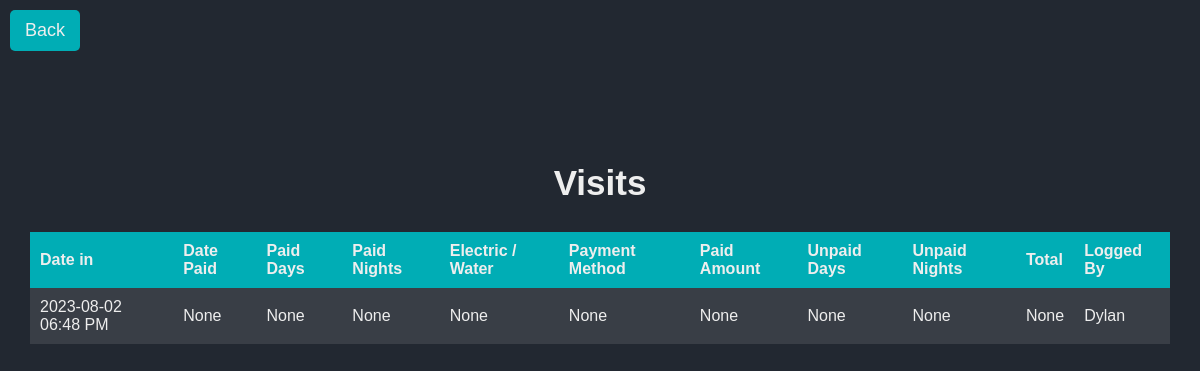
Page /visits?id=1 (signed in) on the committed database.
### website/models.py (models this page shows)
class Visit(db.Model):
    id = db.Column(db.Integer, primary_key=True)
    logged_by = db.Column(db.Integer, db.ForeignKey('user.id'))
    date_in = db.Column(db.String(150))
    date_paid = db.Column(db.String(150))
    paid_amount = db.Column(db.Float)
    paid_days = db.Column(db.Integer)
    paid_nights = db.Column(db.Integer)
    paid_enw = db.Column(db.Boolean)
    paid_with = db.Column(db.String(150))
    unpaid_days = db.Column(db.Integer)
    unpaid_nights = db.Column(db.Integer)
    total = db.Column(db.Float)
    boat_id = db.Column(db.Integer, db.ForeignKey('boat.id'))

class User(db.Model, UserMixin):
    id = db.Column(db.Integer, primary_key=True)
    email = db.Column(db.String(150), unique=True)
    password = db.Column(db.String(150))
    first_name = db.Column(db.String(150))
    logs = db.relationship('Visit')

### website/views.py (the view)
@views.route('/visits')
@login_required
def visits():
    form = PaymentForm()
    boat = getBoatById(request.args.get('id', ''))
    if form.validate_on_submit():
        if request.method == "POST":
            add_payment("visits.html", form, boat)
    if not boat:
        flash("Bad Boat ID", category='error')
    print("Visits: ", boat.visits)
    return render_template("visits.html", boat=boat)

### website/functions.py (called while the page is built)
def getBoatById(id):
    boat = Boat.query.get(id)
    if boat is None:
        flash('No boat with given ID found', 'error')
        return None
    else:
        return boat

### website/templates/visits.html (shortened to what this page needs)
{% extends "base.html" %}
{%block head%}<a href="{{ url_for('views.log_boat', boat_reg=boat.boat_reg, boat_name=boat.boat_name, phone_number=boat.phone_number, id=boat.id) }}"id="home-btn">Back</a>{%endblock%}
{%block styles%}static/search-styles.css{%endblock%}
{% block content%}
<div id="main-container">
    <div id="table-container">
        <h2>Visits</h2>
        <table id="search-results">
          <thead>
            <tr>
              <th>Date in</th>
              <th>Date Paid</th>
              <th>Paid Days</th>
              <th>Paid Nights</th>
              <th>Electric / Water</th>
              <th>Payment Method</th>
              <th>Paid Amount</th>
              <th>Unpaid Days</th>
              <th>Unpaid Nights</th>
              <th>Total</th>
              <th>Logged By</th>
            </tr>
          </thead>
          <tbody>
            {% for visit in boat.visits %}
              <td>{{ visit.date_in | utc_to_est}}</td>
              <td>{{ visit.date_paid }}</td>
              <td>{{ visit.paid_days }}</td>
              <td>{{ visit.paid_nights }}</td>
              <td>{{ visit.paid_enw }}</td>
              <td>{{ visit.paid_with }}</td>
              <td>{{ visit.paid_amount }}</td>
              <td>{{ visit.unpaid_days  }}</td>
              <td>{{ visit.unpaid_nights }}</td>
              <td>{{ visit.total }}</td>
              <td>{{ visit.logged_by | userID_to_name }}</td>
            {% endfor %}
          </tbody>
        </table>
      </div>
    </div>
</div>
{%endblock%}

### website/static/search-styles.css (style rules this page uses)
body { margin: 0; padding: 10px; font-family: Arial, sans-serif; background-color: #222831; color: #eeeeee; height: 100%; overflow: hidden; }
h2 { font-size: 35px; color: #eeeeee; width: 100%; text-align: center; }
#main-container { display: flex; justify-content: space-between; padding: 20px; box-sizing: border-box; height: calc(100vh - 40px); }
table { background-color: #393e46; border-collapse: collapse; width: 100%; }
th, td { padding: 10px; text-align: left; }
th { background-color: #00adb5; }
#home-btn { font-size: 18px; background-color: #00adb5; color: #eeeeee; padding: 10px 15px; border: none; cursor: pointer; text-decoration: none; transition: background-color 0.3s ease, transform 0.3s ease; border-radius: 5px; display: inline-block; margin-right: 5px; }

### rows in the picture
Visit: date_in|utc_to_est "2023-08-02 06:48 PM", date_paid "None", paid_days "None", paid_nights "None", paid_enw "None", paid_with "None", paid_amount "None", unpaid_days "None", unpaid_nights "None", total "None", logged_by|userID_to_name "Dylan"
